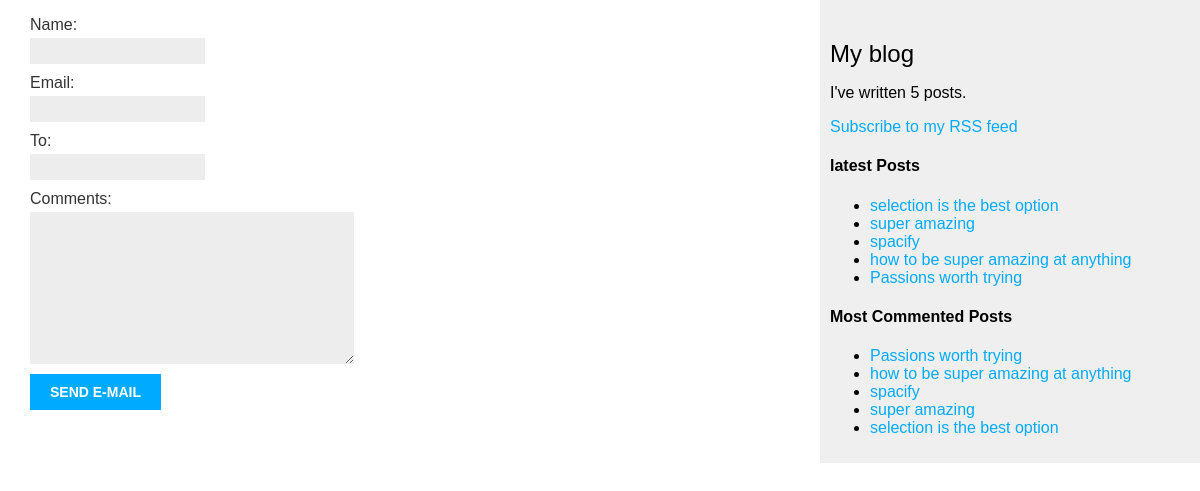
Page /blog/1/share/ on the earlier database version.
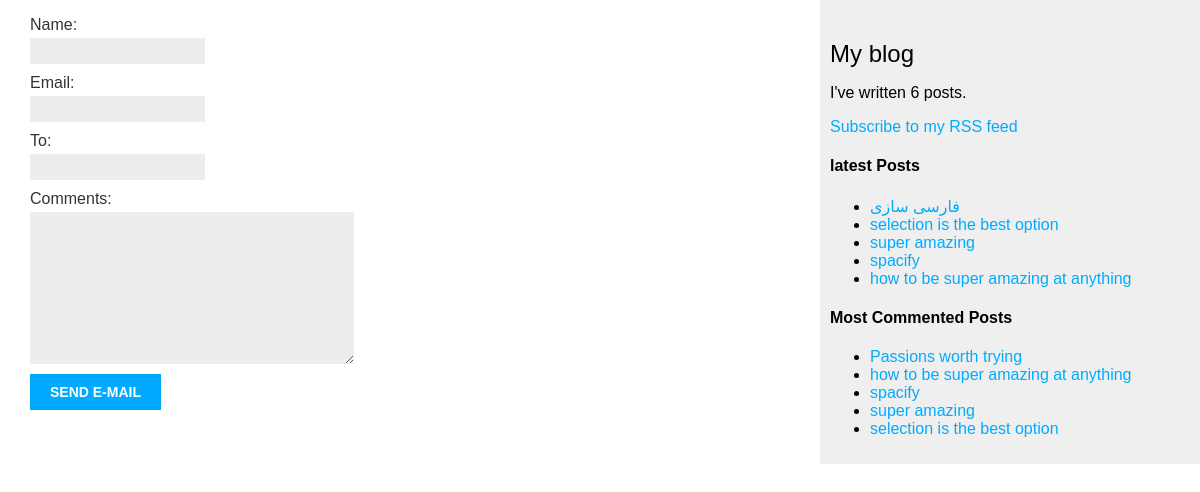
Same page on the later database version.
### blog/models.py (models this page shows, shortened)
class Post(models.Model):
    STATUS_CHOICE = (
                    ('draft', 'Draft'),
                    ('published', 'Published')
    )
    objects = models.Manager()  # The default manager
    published = PublishedManager()  # Our customed manager
    tags = TaggableManager()
    title = models.CharField(max_length=250)
    slug = models.SlugField(max_length=250,
                            unique_for_date='publish')
    author = models.ForeignKey(User,
                               on_delete=models.CASCADE,  # after deleting user, it's posts also would be deleted
                               related_name='blog_post')
    body = models.TextField()
    publish = models.DateTimeField(default=timezone.now)
    created = models.DateTimeField(auto_now_add=True)  # acts like const
    update = models.DateTimeField(auto_now=True)
    status = models.CharField(max_length=10,
                              choices=STATUS_CHOICE,
                              default='draft')
    class Meta:
        ordering = ('-publish',)  # ordering by ascending
    def get_absolute_url(self):
        return reverse('blog:post_detail',  # path
                       args=[self.publish.day,  # args
                             self.publish.month,
                             self.publish.year,
                             self.slug])

### blog/views.py (the view)
# urls.py: path('<int:post_id>/share/', views.post_share_by_email,
def post_share_by_email(request, post_id):
    post = get_object_or_404(Post, id=post_id, status='published')
    sent = False
    if request.method == 'POST':
        form = ShareByEmailForm(request.POST)
        if form.is_valid():
            cd = form.cleaned_data
            to = cd['to']
            post_url = request.build_absolute_uri(
                post.get_absolute_url()
            )
            subject = '{cd["name"]} recommends you to read {post.title}'
            message = '{cd["name"]} recommends you this post, and comments: {cd["comments"]}\n\n'\
                      'check url: {post_url}'
            send_mail(subject, message, 'salman@deepclass.ir', [to])
            sent = True
    else:
        form = ShareByEmailForm()
    return render(request, 'blog/post/share_by_email.html', {'post': post,
                                                             'form': form,
                                                             'sent': sent})

### blog/forms.py
class ShareByEmailForm(forms.Form):
    name = forms.CharField(max_length=25)
    email = forms.EmailField()
    to = forms.EmailField()
    comments = forms.CharField(required=False, widget=forms.Textarea)

### blog/models.py (called while the page is built)
    def get_queryset(self):
        return super(PublishedManager, self).get_queryset().filter(status='published')

### blog/templatetags/blog_tags.py (called while the page is built)
@register.simple_tag()
def total_posts():
    return Post.published.count()

@register.inclusion_tag('blog/post/latest_posts.html')
def show_latest_posts(count=5):
    latest_posts = Post.published.order_by('-publish')[:count]
    return {'latest_posts': latest_posts}

@register.simple_tag()
def get_most_commented_posts(count=5):
    return Post.published.annotate(
        total_comments=Count('comments')
    ).order_by('-total_comments')[:count]

### blog/templates/blog/post/share_by_email.html (shortened to what this page needs)
{% extends 'blog/base.html' %}
{% block content %}
    {% if sent %}
        <h1> congrate your E-mail was successfully sent </h1>
    {% else %}
        <form method='post'>
            {{form.as_p}}
            <input type='submit' value='send e-mail'/>
        </form>
    {% endif %}
{% endblock  %}

### blog/templates/blog/base.html (shortened to what this page needs)
{% load blog_tags %}
{% load static %}
<!DOCTYPE html>
<html>
<head>
 <link href="{% static "css/blog.css" %}" rel="stylesheet">
</head>
<body>
 <div id="content">
 {% block content %}
 {% endblock %}
 </div>
 <div id="sidebar">
 <h2>My blog</h2>
 <p>I've written {%total_posts%} posts.</p>
 <p>
    <a href='{% url 'blog:post_feed' %}'>Subscribe to my RSS feed</a>
 </p>
 <h4>latest Posts</h4>
    {% show_latest_posts%}
 <h4>Most Commented Posts</h4>
    <ul>
    {% get_most_commented_posts as commented_posts%}
        {% for post in commented_posts %}
        <li>
            <a href="{{post.get_absolute_url}}">{{post.title}}</a>
        </li>
        {% endfor %}
    </ul>
 </div>
</body>
</html>

### blog/templates/blog/post/latest_posts.html
<ul>
    {% for post in latest_posts %}
        <li>
            <a href="{{post.get_absolute_url}}">{{post.title}}</a>
        </li>
    {% endfor %}
</ul>

Differences in the rows shown:
no longer on one of the page's lists (row unchanged): Post: title "Passions worth trying"
added Post: title "فارسی سازی", shown under "latest Posts"
Other differences:
text no longer shown: "5"
text now shown: "6"
